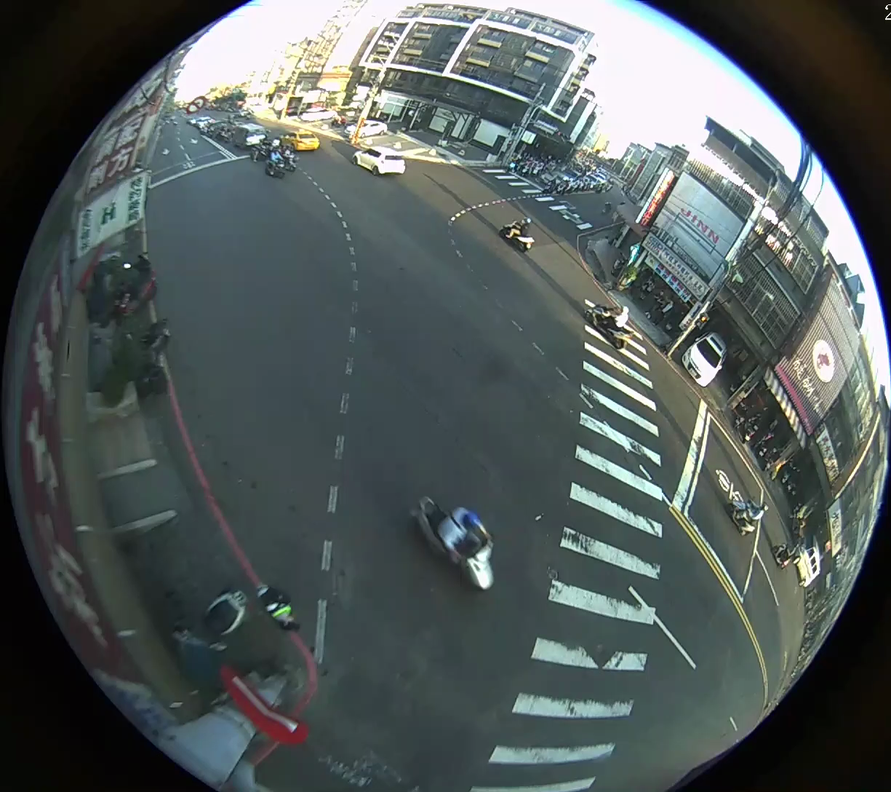
#> input picture camera.png, 891 x 792 px, shrunk from 1225 x 1088 before the run
$ jupyter execute --allow-errors de-fisheye.ipynb
#> lines starting #> are read from the running program, lines starting #| are printed output that depends on the picture
## importing libraries

[cell 1]
from defisheye import Defisheye
import cv2

[cell 2]
img = "camera.png"

#sharpening the image for better quality
original_img = cv2.imread(img)
#> original_img is the input picture: shape (792, 891, 3); mean B, G, R 90.9, 91.7, 82.8
enhanced_input = cv2.detailEnhance(original_img, sigma_s=10, sigma_r=0.15)
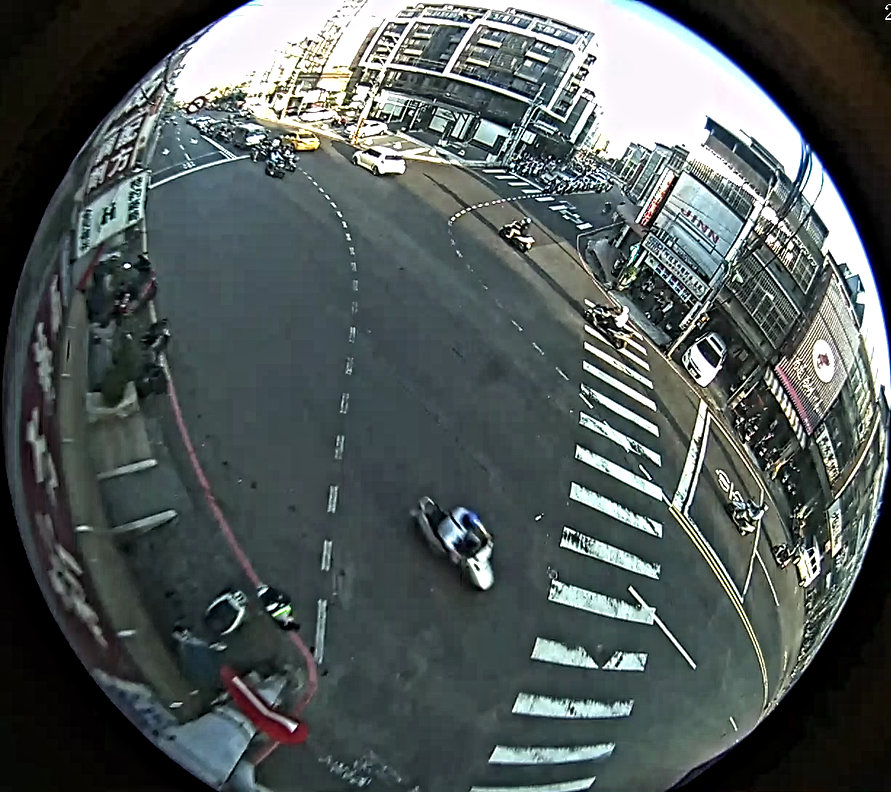
#> enhanced_input: shape (792, 891, 3); mean B, G, R 89.7, 90.3, 82
cv2.imwrite("sharpened_img.png", enhanced_input)


img = "sharpened_img.png"

#tuning the hyperparameters accordingly to capture the edge cases
dtype = 'linear'
format = 'fullframe'
fov = 155
pfov = 122
angle = 0


#> (the rest of this cell did not finish here and is left out)


$ run again, with normal.png copied over camera.png
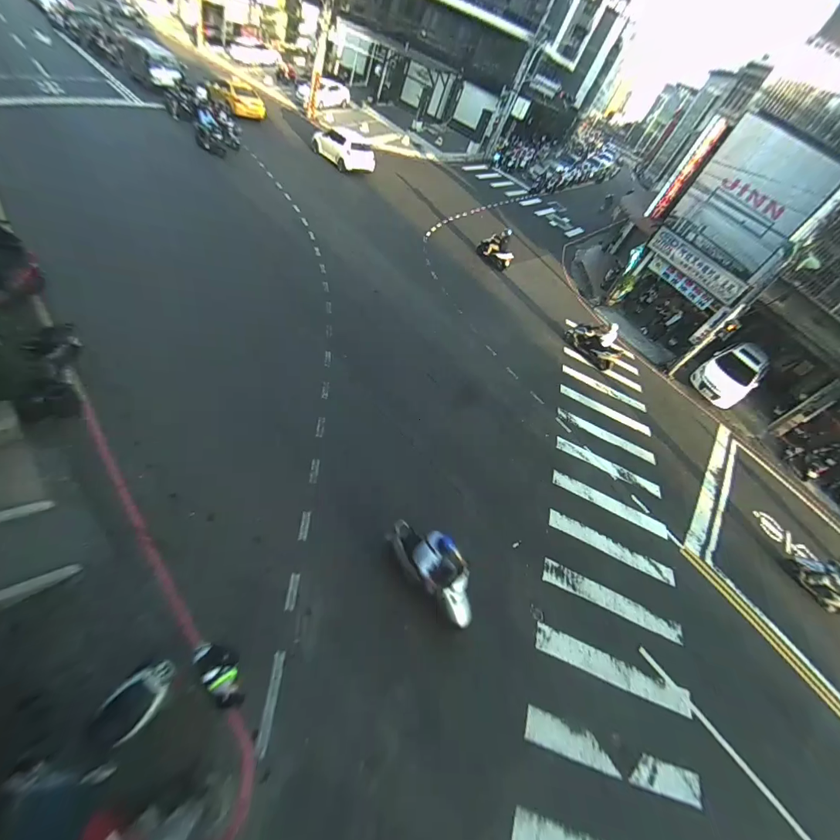
#> input picture normal.png, 840 x 840 px, shrunk from 1088 x 1088 before the run
#> original_img is the input picture: shape (840, 840, 3); mean B, G, R 100.3, 101.2, 88.6
#> `enhanced_input = cv2.detailEnhance(original_img, sigma_s=10, sigma_r=0..`:
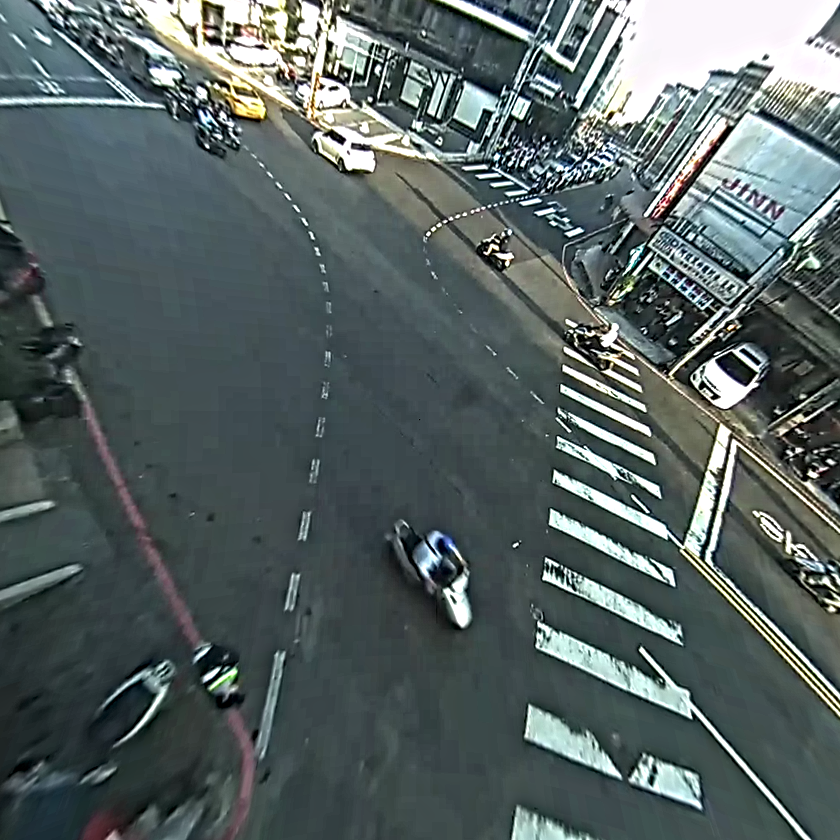
#> enhanced_input: shape (840, 840, 3); mean B, G, R 99, 99.4, 87.6
